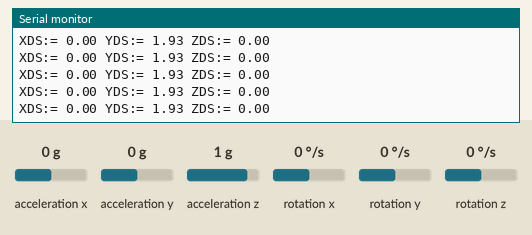
This sketch was run on a simulated ESP32. On the bench: the last lines printed to the serial monitor. Wiring (inferred from the names in the program): MPU-6050 motion sensor at I2C address 0x68. The inputs (shaded band) are chosen by the test bench; at power-on: acceleration x 0 g, acceleration y 0 g, acceleration z 1 g, rotation z 0 °/s, rotation x 0 °/s, rotation y 0 °/s.

Above: at 4.1 s.
4.2 s: acceleration x set to -1.4 g
At 5.0 s:
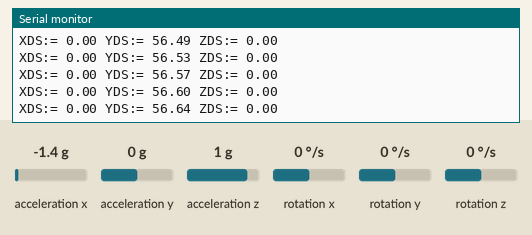
7.2 s: acceleration y set to -1.4 g
At 7.7 s:
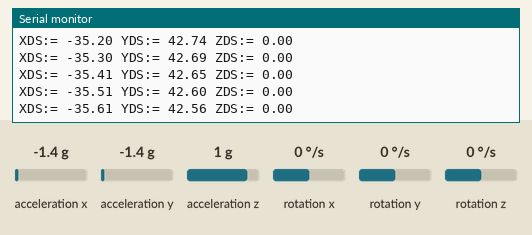
8.7 s: acceleration z set to -1.4 g
At 9.5 s:
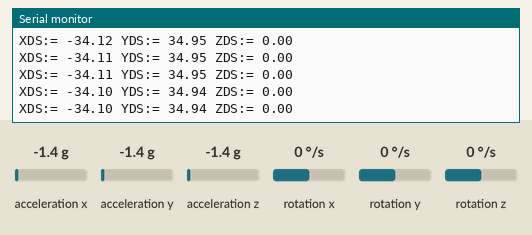
10.2 s: rotation z set to 12 °/s
At 11.2 s:
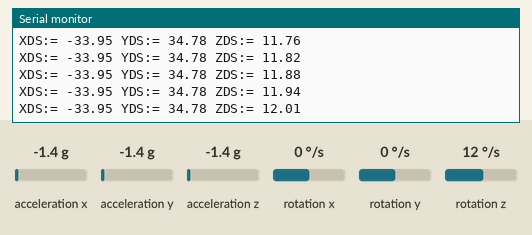
13.2 s: rotation x set to -192 °/s
At 14.3 s:
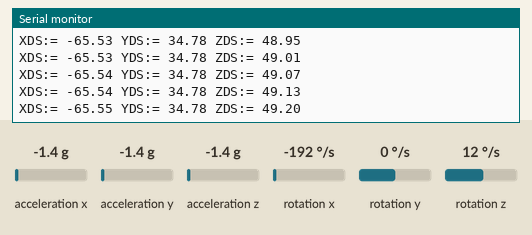
Timing chart, 0 to 15.7 s (numbered marks = the images above; inputs shaded):
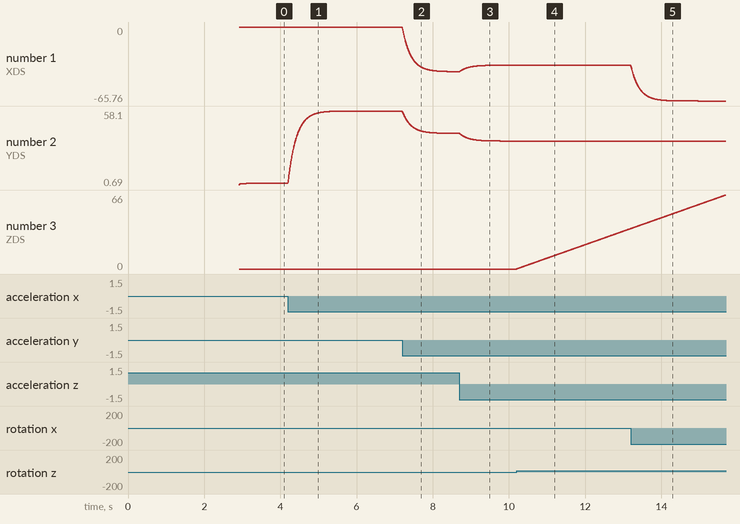

Measured:
- after the input at 4.2 s, the serial monitor: prints a new line at once (image 1)
- plotted number 2: 1.93 → 58.1 after the input at 4.2 s

The sketch:

quad-drone.ino
```cpp
#include <OpenQuadrone.h>

#define SDA         0
#define SCL         1
#define CustomIMU   false

// Instancia o framework OpenQuadrone
OpenQuadrone quad(CustomIMU, SDA, SCL);

float X, Y, Z;
void setup() {
  // Inicializa IMU e Serial
  quad.begin();
  Serial.begin(115200);
}

void loop() {
  quad.getAngles(X, Y, Z);

  Serial.print("XDS:= "); Serial.print(X);
  Serial.print(" YDS:= "); Serial.print(Y);
  Serial.print(" ZDS:= "); Serial.println(Z);
}
```

OpenQuadrone.cpp
```cpp
#include "OpenQuadrone.h"
#include <math.h>
#include <TimerMicros.h>

#define GYRO_SENS  65.5f    // LSB sensitivity ±500°/s
#define ACCE_SENS  4096.0f  // LSB sensitivity ±8g
TimerMicros kalmantimer(4000);

OpenQuadrone::OpenQuadrone(bool customIMU, uint8_t sdaPin, uint8_t sclPin, uint8_t address)
  : _customIMU(customIMU),
    _sda(sdaPin), _scl(sclPin), _addr(address),
    _offsetRoll(0), _offsetPitch(0), _offsetYaw(0),
    _rawRoll(0), _rawPitch(0), _rawYaw(0),
    _accX(0), _accY(0), _accZ(0),
    _angleYaw(0), _prevMicrosYaw(0),
    _velZ(0), _altitude(0), _prevMicrosAlt(0),
    _kalmanAngleRoll(0), _kalmanUncertaintyAngleRoll(4),
    _kalmanAnglePitch(0), _kalmanUncertaintyAnglePitch(5)
{
}

void OpenQuadrone::begin() {
    if (!_customIMU) {
        Wire.setClock(400000);
        if (_sda == 0 && _scl == 0) Wire.begin();
        else Wire.begin(_sda, _scl);
        writeReg(0x6B, 0x00);  // Wake-up
        delay(250);

        writeReg(0x1A, 0x05);  // DLPF a 10 Hz
        writeReg(0x1B, 0x08);  // ±500°/s
        writeReg(0x1C, 0x10);  // ±8g

        calibrateIMU();
        // inicializa temporização para Yaw e Altitude
        _prevMicrosYaw = micros();
        _prevMicrosAlt = micros();
    }
}

void OpenQuadrone::calibrateIMU(uint16_t samples, uint16_t delayMs) {
    double sumR=0, sumP=0, sumY=0;
    for (uint16_t i = 0; i < samples; ++i) {
        readRaw();
        sumR += _rawRoll;
        sumP += _rawPitch;
        sumY += _rawYaw;
        delay(delayMs);
    }
    _offsetRoll  = sumR / samples;
    _offsetPitch = sumP / samples;
    _offsetYaw   = sumY / samples;
}

void OpenQuadrone::getRates(float& rollR, float& pitchR, float& yawR) {
    readRaw();
    rollR  = _rawRoll  - _offsetRoll;
    pitchR = _rawPitch - _offsetPitch;
    yawR   = _rawYaw   - _offsetYaw;
}

void OpenQuadrone::getAcc(float& x, float& y, float& z) {
    readRaw();
    x = _accX;
    y = _accY;
    z = _accZ;
}

void OpenQuadrone::getAnglesAcc(float& roll, float& pitch) {
    readRaw();
    // cálculo de roll e pitch via acelerômetro
    float r = atan(_accY / sqrt(_accX * _accX + _accZ * _accZ));
    float p = -atan(_accX / sqrt(_accY * _accY + _accZ * _accZ));
    roll  = r * RAD_TO_DEG;
    pitch = p * RAD_TO_DEG;
}

void OpenQuadrone::getAngles(float& rollA, float& pitchA, float&yawA){
    kalmanFilter();
    rollA = _kalmanAngleRoll;
    pitchA = _kalmanAnglePitch;
    // integração de yaw
    unsigned long now = micros();
    float dt = (now - _prevMicrosYaw) / 1e6f;
    _prevMicrosYaw = now;

    float dummyR, dummyP;
    getRates(dummyR, dummyP, _rawYaw);
    _angleYaw += _rawYaw * dt;
    // Normalização em [0,360)
    _angleYaw = fmod(_angleYaw, 360.0f);
    if (_angleYaw < 0.0f) _angleYaw += 360.0f;

    yawA = _angleYaw;
}

void OpenQuadrone::getAltitude(float& altitude) {
    readRaw();
    unsigned long now = micros();
    float dt = (now - _prevMicrosAlt) / 1e6f;
    _prevMicrosAlt = now;

    // _accZ está em g (após calibração de offset de aceleração)
    float aZ = _accZ * GRAVITY;        // m/s²

    // ZUPT: se acelerômetro próximo de 0 (sem movimento)
    if (fabs(aZ) < 0.1f) {
        _velZ = 0;
    } else {
        _velZ += aZ * dt;               // integração para velocidade
    }

    _altitude += _velZ * dt;            // integração para posição
    altitude = _altitude;
}

void OpenQuadrone::writeReg(uint8_t reg, uint8_t val) {
    Wire.beginTransmission(_addr);
    Wire.write(reg);
    Wire.write(val);
    Wire.endTransmission();
}

void OpenQuadrone::readRaw() {
    // Giroscópio
    Wire.beginTransmission(_addr);
    Wire.write(0x43);
    Wire.endTransmission(false);
    Wire.requestFrom(_addr, (uint8_t)6);
    int16_t gx = (Wire.read()<<8) | Wire.read();
    int16_t gy = (Wire.read()<<8) | Wire.read();
    int16_t gz = (Wire.read()<<8) | Wire.read();
    _rawRoll  = gx / GYRO_SENS;
    _rawPitch = gy / GYRO_SENS;
    _rawYaw   = gz / GYRO_SENS;

    // Acelerômetro
    Wire.beginTransmission(_addr);
    Wire.write(0x3B);
    Wire.endTransmission(false);
    Wire.requestFrom(_addr, (uint8_t)6);
    int16_t ax = (Wire.read()<<8) | Wire.read();
    int16_t ay = (Wire.read()<<8) | Wire.read();
    int16_t az = (Wire.read()<<8) | Wire.read();
    _accX = ax / ACCE_SENS - 0.03;
    _accY = ay / ACCE_SENS;
    _accZ = az / ACCE_SENS - 0.11;
}

void OpenQuadrone::kamanl1D(float angle, float gyro, float &state, float &uncertainty) {
    static constexpr float dt             = 0.004f;
    static constexpr float processNoise   = 0.00512f;
    static constexpr float measurementNoise = 9.0f;

    state       += gyro * dt;
    uncertainty += processNoise;

    float gain = uncertainty / (uncertainty + measurementNoise);
    state      += gain * (angle - state);
    uncertainty *= (1.0f - gain);
}

void OpenQuadrone::kalmanFilter() {
    if (kalmantimer.pronto()) {
        float angleR, angleP, angleY;
        float rateR, rateP, rateY;
        getAnglesAcc(angleR, angleP);
        getRates(rateR, rateP, rateY);
        kamanl1D(angleR, rateR, _kalmanAngleRoll, _kalmanUncertaintyAngleRoll);
        kamanl1D(angleP, rateP, _kalmanAnglePitch, _kalmanUncertaintyAnglePitch);
    }
}
```

OpenQuadrone.h
```cpp
#ifndef OPENQUADRONE_H
#define OPENQUADRONE_H

#include <Arduino.h>
#include <Wire.h>

class OpenQuadrone {
public:
    // customIMU = false → usa MPU6050; SDA/SCL default aos pinos 0 e 1
    OpenQuadrone(bool customIMU = false,
                 uint8_t sdaPin   = 0,
                 uint8_t sclPin   = 0,
                 uint8_t address  = 0x68);

    void begin();
    void calibrateIMU(uint16_t samples = 1000, uint16_t delayMs = 1);
    void getRates(float& rollR, float& pitchR, float& yawR);
    void getAcc(float& x, float& y, float& z);
    void getAngles(float& rollA, float& pitchA, float& yawA);
    void getAltitude(float& altitude);
    void kalmanFilter();
    void readRaw();

private:
    bool      _customIMU;
    const uint8_t _sda, _scl, _addr;
    float     _offsetRoll, _offsetPitch, _offsetYaw;
    float     _rawRoll, _rawPitch, _rawYaw;
    float     _accX, _accY, _accZ;
    // estados para Yaw integrado
    float     _angleYaw;
    unsigned long _prevMicrosYaw;
    // estados para Altitude integrado
    float     _velZ;
    float     _altitude;
    unsigned long _prevMicrosAlt;

    float     _kalmanAngleRoll, _kalmanUncertaintyAngleRoll;
    float     _kalmanAnglePitch, _kalmanUncertaintyAnglePitch;
    void getAnglesAcc(float& roll, float& pich);
    void writeReg(uint8_t reg, uint8_t val);
    void kamanl1D(float angle, float gyro, float &state, float &uncertainty);
    static constexpr float GRAVITY = 9.81f; // m/s^2
};

#endif  // OPENQUADRONE_H
```

TimerMicros.h
```cpp
class TimerMicros{
private:
    unsigned long intervalo;
    unsigned long ultimaExecucao;

public:
    TimerMicros(unsigned long intervalo_ms) {
        intervalo = intervalo_ms;
        ultimaExecucao = micros();
    }

    bool pronto() {
        unsigned long agora = micros();
        if (agora - ultimaExecucao >= intervalo) {
            ultimaExecucao = agora;
            return true;
        }
        return false;
    }

    void reiniciar() {
        ultimaExecucao = micros();
    }

    void setIntervalo(unsigned long novo_intervalo) {
        intervalo = novo_intervalo;
    }

    unsigned long getIntervalo() const {
        return intervalo;
    }
};
```
